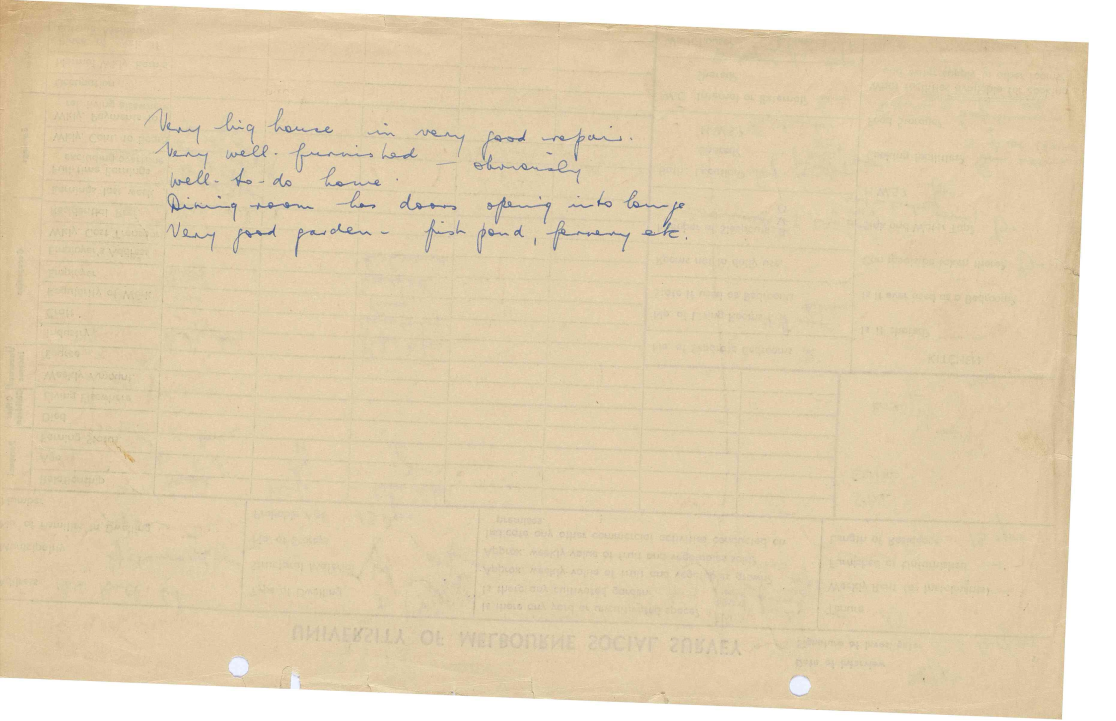
#> input picture page2/page2-tests/testinput1.jpg, 5580 x 3603 px (shown at 1/5 size)
$ python -i identify.py   (imports and definitions only)
#> lines starting #> are read from the running program, lines starting #| are printed output that depends on the picture
##Split a survey PDF into page images sorted by page kind
import json
import sys
from pathlib import Path

from PIL import Image, ImageOps

ROOT = Path(__file__).resolve().parent.parent
SIZE = (600, 400)  # analysis resolution; the thresholds below were set at this size


def features(image_path):
    """Three layout measurements of a page image."""
#> called with image_path = '../page2/page2-tests/testinput1.jpg'
    with Image.open(image_path) as source:
#> source is the input picture: PIL image 5580x3603 RGB; mean R, G, B 225.8, 208.2, 176.9
        page = ImageOps.exif_transpose(source).convert("L")
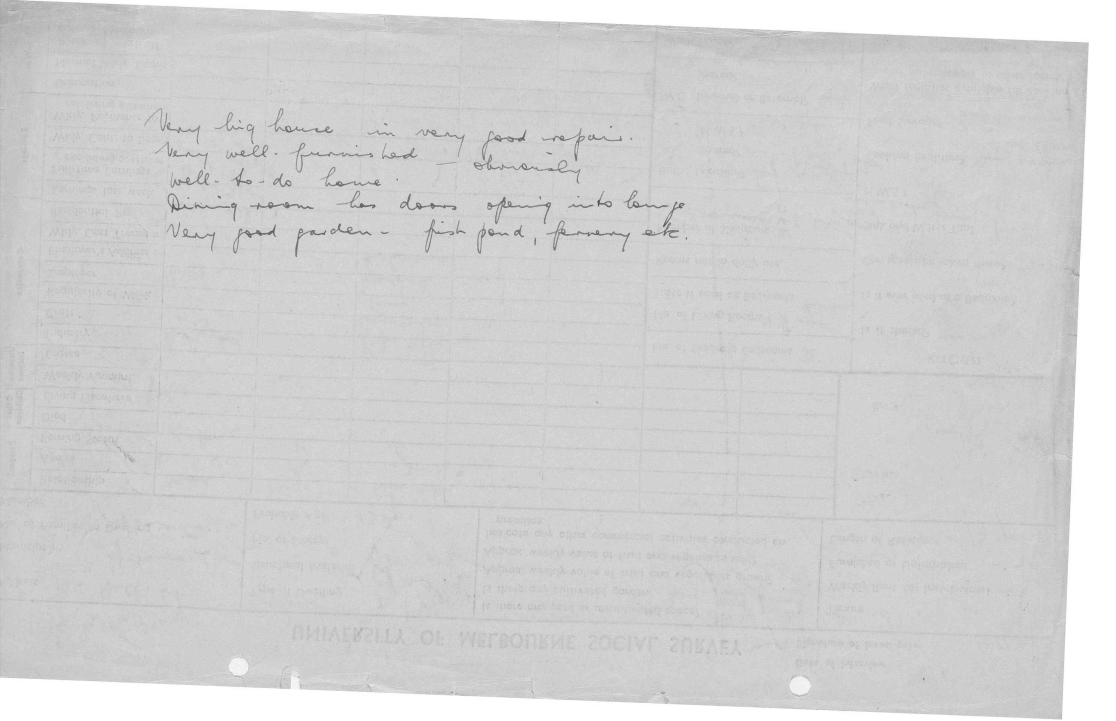
#> page: PIL image 5580x3603 L (shown at 1/5 size); min 20, max 255, mean 210
    w, h = page.size
#> w = 5580; h = 3603
    page = page.crop((int(w * 0.035), int(h * 0.035), int(w * 0.965), int(h * 0.965))).resize(SIZE)
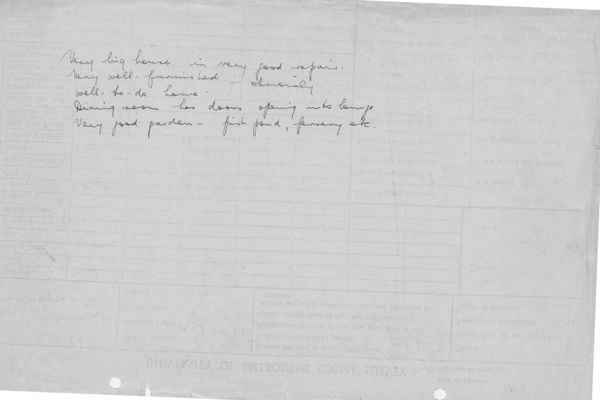
#> page: PIL image 600x400 L; min 85, max 255, mean 206.4
    W, H = SIZE
    dark = [v < 130 for v in page.tobytes()]
#> dark = 240000 items

    longest_run, run, dark_per_col = 0, [0] * W, [0] * W
    for i, d in enumerate(dark):
        col = i % W
        run[col] = run[col] + 1 if d else 0
        longest_run = max(longest_run, run[col])
        dark_per_col[col] += d
#> after the loop, dark_per_col = 600 values, max 4 at index 143, min 0 at index 0, mean 0.29; run = 600 values from 0 to 0

    def dot_chain(row):
        """Longest chain of small marks in this row with a near-constant gap (dotted leaders)."""
#> called with row = 0
        centres, start, best = [], None, 0
        for x in range(W + 1):
            d = x < W and dark[row * W + x]
            if d and start is None:
                start = x
            elif not d and start is not None:
                if x - start <= 4:
                    centres.append((start + x - 1) / 2)
                start = None
#> after the loop, centres = []
        for gap in range(3, 11):
            n = 1
            for a, b in zip(centres, centres[1:]):
                n = n + 1 if abs(b - a - gap) <= 1 else 1
                best = max(best, n)
        return best

    top = sorted((dot_chain(r) for r in range(H)), reverse=True)[:20]
    return {"vline": longest_run / H,
            "dots": sum(top) / len(top),
            "long_cols": sum(c >= H * 0.30 for c in dark_per_col)}


def identify(image_path):
    f = features(image_path)
    if f["vline"] >= 0.12:
        # main forms have <=2 long columns; other printed forms have more
        return "other" if f["long_cols"] >= 4 else "main"
    if f["dots"] >= 15:
        return "coded"
    return "notes"


def main(args):
    if not args or args[0].startswith("-"):
        sys.exit(__doc__)
    import pypdfium2 as pdfium
    pdf = Path(args[0]).resolve()
    unit = pdf.parent.name if pdf.parent.name.isdigit() else pdf.stem
    out = ROOT / "data" / "pages" / unit
    pages = []
    for i, page in enumerate(pdfium.PdfDocument(str(pdf))):
        image = page.render(scale=1600 / page.get_width()).to_pil().convert("L")
        tmp = out / f"{unit}_p{i:03d}.jpg"
        tmp.parent.mkdir(parents=True, exist_ok=True)
        image.save(tmp, quality=85)
        kind = identify(tmp)
        dest = out / kind / tmp.name
        dest.parent.mkdir(exist_ok=True)
        tmp.replace(dest)
        pages.append({"page": i, "kind": kind, "file": dest.relative_to(out).as_posix()})
        print(f"{dest.relative_to(ROOT)}")
    (out / "pages.json").write_text(json.dumps(pages, indent=2) + "\n", encoding="utf-8")
    counts = {k: sum(p["kind"] == k for p in pages) for k in ("main", "notes", "coded", "other")}
    print(f"{out.relative_to(ROOT) / 'pages.json'}  {len(pages)} pages  {counts}")


# [2 lines not run here, left out]

>>> result = features('../page2/page2-tests/testinput1.jpg')

$ run again, on page2/page2-tests/testinput3.jpg
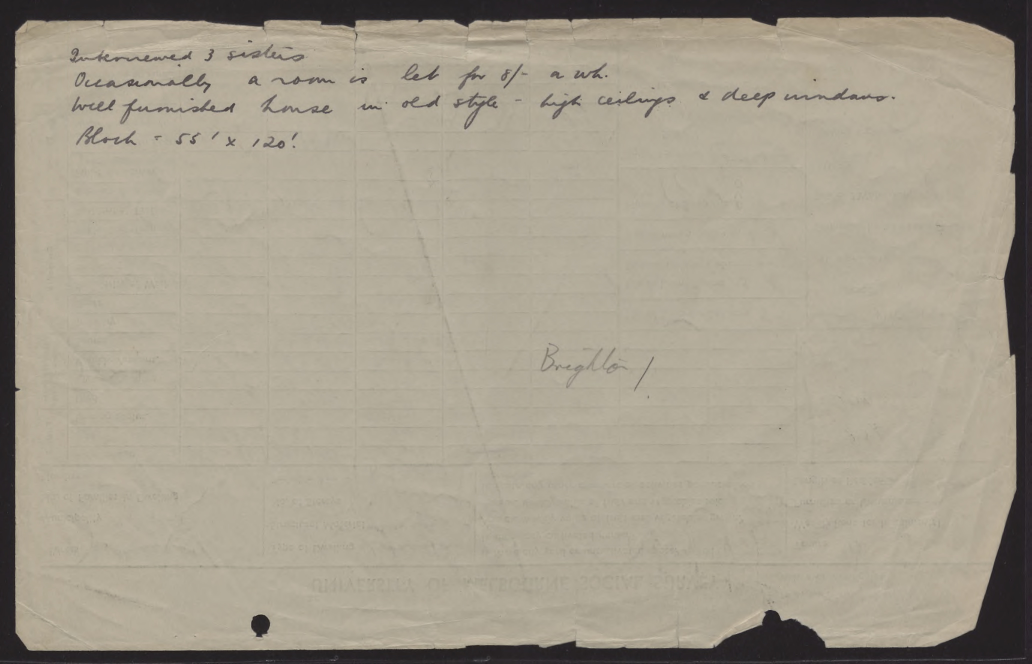
#> input picture page2/page2-tests/testinput3.jpg, 4125 x 2656 px (shown at 1/4 size)
#> in features, source is the input picture: PIL image 4125x2656 RGB; mean R, G, B 164.8, 157.2, 141.1
#> in features, `page = ImageOps.exif_transpose(source).convert("L")`:
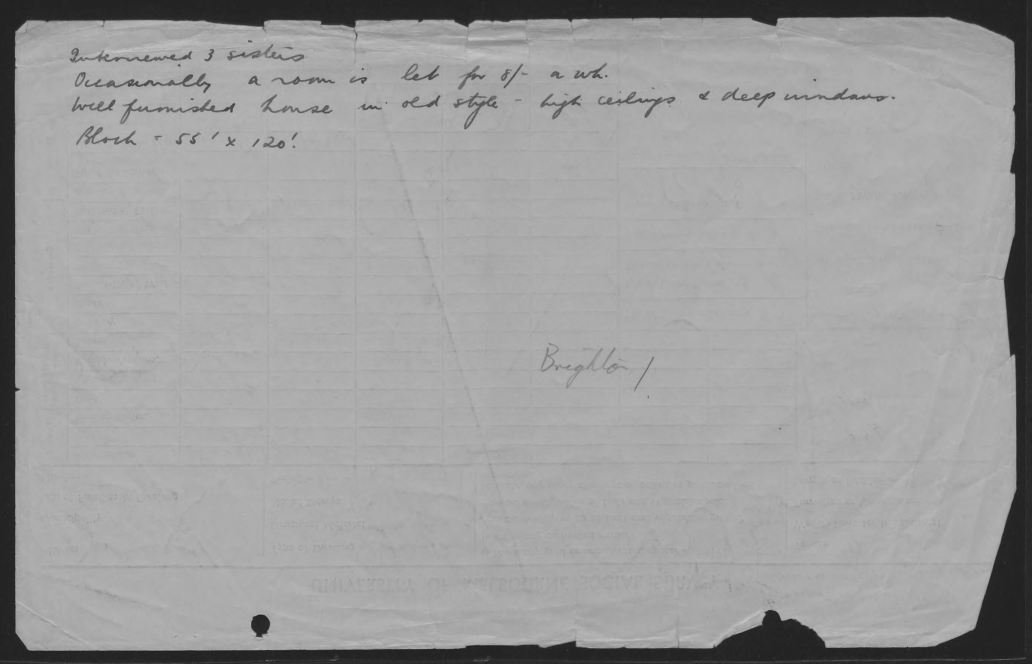
#> page: PIL image 4125x2656 L (shown at 1/4 size); min 10, max 206, mean 157.6
#> in features, `page = page.crop((int(w * 0.035), int(h * 0.035), int(w * 0.965), int(..`:
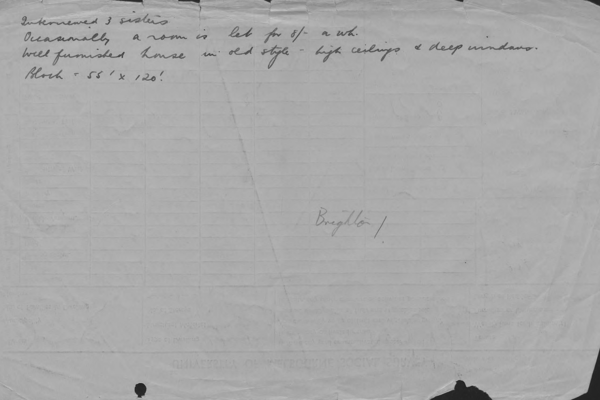
#> page: PIL image 600x400 L; min 31, max 197, mean 169.4
#> dark = 240000 items
#> after the loop in features, `for i, d in enumerate(dark):`: dark_per_col = 600 values, max 57 at index 599, min 0 at index 0, mean 6; run = 600 values, max 51 at index 599, min 0 at index 0, mean 1.81
#> the loop in dot_chain, `for x in range(W + 1):` made 601 passes
#> d on passes 1 to 3: False, False, False
#> after the loop in dot_chain, `for x in range(W + 1):`: centres = []
#> the loop in dot_chain (call 2), `for x in range(W + 1):` made 601 passes

$ run again, on page2/page2-tests/testinput4.jpg
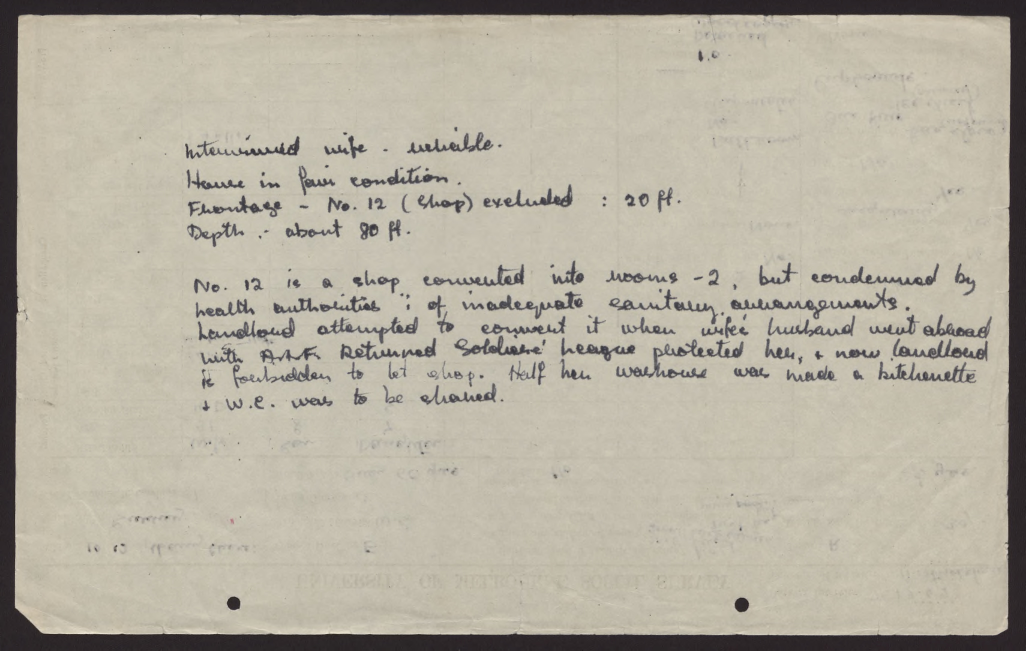
#> input picture page2/page2-tests/testinput4.jpg, 4102 x 2602 px (shown at 1/4 size)
#> in features, source is the input picture: PIL image 4102x2602 RGB; mean R, G, B 181.1, 175.3, 160.6
#> in features, `page = page.crop((int(w * 0.035), int(h * 0.035), int(w * 0.965), int(..`:
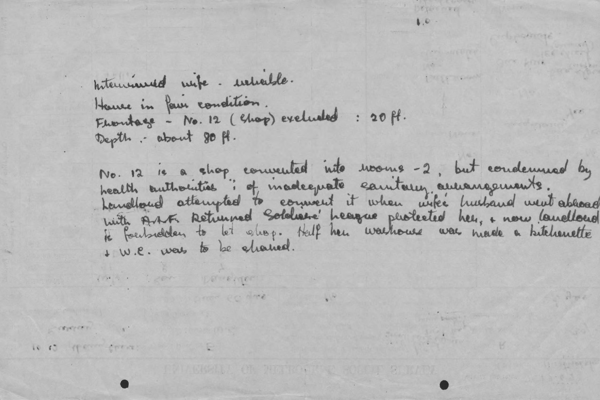
#> page: PIL image 600x400 L; min 37, max 205, mean 186.6
#> dark = 240000 items
#> after the loop in features, `for i, d in enumerate(dark):`: dark_per_col = 600 values, max 44 at index 331, min 0 at index 0, mean 15.34; run = 600 values from 0 to 0
#> after the loop in dot_chain, `for x in range(W + 1):`: centres = []
